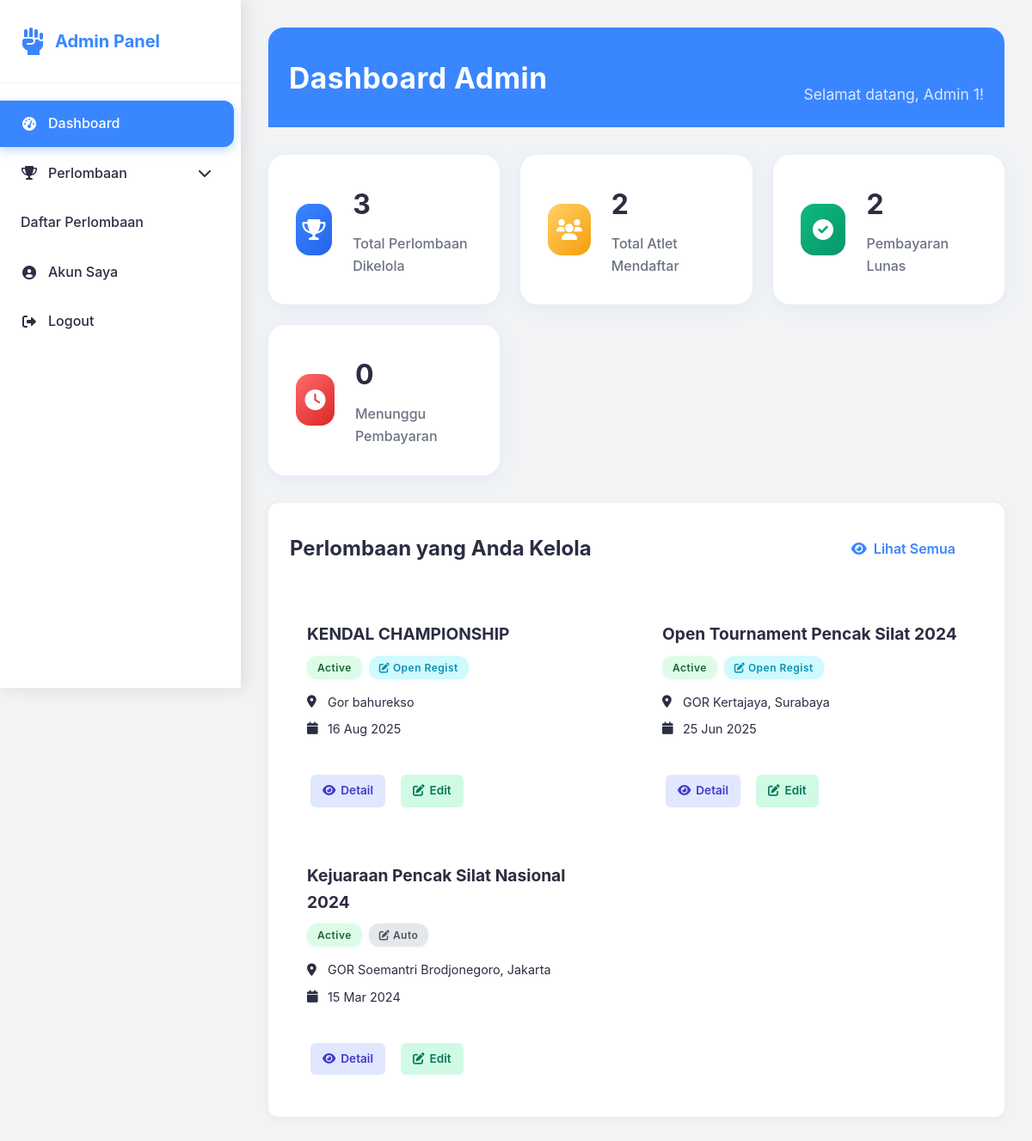
The page /dashboard/admin/index.php (signed in) on the database its author committed.
### tables this page shows
CREATE TABLE `users` (
  `id` int NOT NULL,
  `nama` varchar(100) NOT NULL,
  `email` varchar(100) NOT NULL,
  `password` varchar(255) NOT NULL,
  `whatsapp` varchar(20) DEFAULT NULL,
  `alamat` text,
  `role` enum('admin','user','superadmin') NOT NULL DEFAULT 'user',
  `status` enum('active','inactive') DEFAULT 'active',
  `created_at` timestamp NOT NULL DEFAULT CURRENT_TIMESTAMP,
  `updated_at` timestamp NOT NULL DEFAULT CURRENT_TIMESTAMP ON UPDATE CURRENT_TIMESTAMP
);

CREATE TABLE `competition_admins` (
  `id` int NOT NULL,
  `competition_id` int DEFAULT NULL,
  `admin_id` int DEFAULT NULL,
  `assigned_at` timestamp NOT NULL DEFAULT CURRENT_TIMESTAMP
);

CREATE TABLE `competitions` (
  `id` int NOT NULL,
  `nama_perlombaan` varchar(200) NOT NULL,
  `deskripsi` text,
  `lokasi` varchar(200) DEFAULT NULL,
  `maps_link` text,
  `whatsapp_group` text,
  `kontak_panitia` varchar(100) DEFAULT NULL,
  `status` enum('coming_soon','open_regist','close_regist','active','finished','inactive') DEFAULT 'coming_soon',
  `tanggal_open_regist` date DEFAULT NULL,
  `tanggal_close_regist` date DEFAULT NULL,
  `tanggal_pelaksanaan` date DEFAULT NULL,
  `poster` varchar(255) DEFAULT NULL,
  `created_at` timestamp NOT NULL DEFAULT CURRENT_TIMESTAMP,
  `updated_at` timestamp NOT NULL DEFAULT CURRENT_TIMESTAMP ON UPDATE CURRENT_TIMESTAMP,
  `registration_status` enum('auto','coming_soon','open_regist','close_regist') DEFAULT 'auto'
);

### dashboard/admin/index.php (the view, shortened to what this page needs)
<?php
require_once '../../config/database.php';
$admin_id = $_SESSION['user_id'];
$stmt = $pdo->prepare("SELECT * FROM users WHERE id = ?");
$stmt->execute([$admin_id]);
$admin = $stmt->fetch();
$competitions = [];
try {
    $stmt = $pdo->prepare("
        SELECT c.*, ca.assigned_at
        FROM competitions c
        JOIN competition_admins ca ON c.id = ca.competition_id
        WHERE ca.admin_id = ?
        ORDER BY c.created_at DESC
    ");
    $stmt->execute([$admin_id]);
    $competitions = $stmt->fetchAll();
} catch (PDOException $e) {
    $competitions = [];
}
$competition_ids = array_column($competitions, 'id');
$stats = [
    'total_competitions' => count($competitions),
    'total_registrations' => 0,
    'paid_registrations' => 0,
    'pending_payments' => 0
];
if (!empty($competition_ids)) {
    $placeholders = implode(',', array_fill(0, count($competition_ids), '?'));
    try {
        $stmt = $pdo->prepare("SELECT COUNT(*) FROM registrations WHERE competition_id IN ($placeholders)");
        $stmt->execute($competition_ids);
        $stats['total_registrations'] = $stmt->fetchColumn();
        $stmt = $pdo->prepare("SELECT COUNT(*) FROM registrations WHERE competition_id IN ($placeholders) AND payment_status IN ('paid', 'verified')");
        $stmt->execute($competition_ids);
        $stats['paid_registrations'] = $stmt->fetchColumn();
        $stmt = $pdo->prepare("SELECT COUNT(*) FROM registrations WHERE competition_id IN ($placeholders) AND payment_status = 'unpaid'");
        $stmt->execute($competition_ids);
        $stats['pending_payments'] = $stmt->fetchColumn();
    } catch (PDOException $e) {
    }
}
?>
<!DOCTYPE html>
<html lang="id">
<head>
    <link rel="stylesheet" href="../../assets/css/style.css">
    <link href="https://cdnjs.cloudflare.com/ajax/libs/font-awesome/6.0.0/css/all.min.css" rel="stylesheet">
</head>
<body>
    <div class="sidebar">
        <div class="sidebar-header">
            <div class="sidebar-logo">
                <i class="fas fa-fist-raised"></i>
                <span>Admin Panel</span>
            </div>
        </div>
        <ul class="sidebar-menu">
            <li><a href="index.php" class="active"><i class="fas fa-tachometer-alt"></i> Dashboard</a></li>
            <li>
                <a href="#" onclick="toggleSubmenu(this)">
                    <i class="fas fa-trophy"></i> Perlombaan <i class="fas fa-chevron-down" style="margin-left: auto;"></i>
                </a>
                <ul class="sidebar-submenu">
                    <li><a href="perlombaan.php">Daftar Perlombaan</a></li>
                </ul>
            </li>
            <li><a href="akun-saya.php"><i class="fas fa-user-circle"></i> Akun Saya</a></li>
            <li><a href="../../auth/logout.php"><i class="fas fa-sign-out-alt"></i> Logout</a></li>
        </ul>
    </div>
    <div class="main-content">
        <div class="page-header">
            <h1 class="page-title">Dashboard Admin</h1>
            <p class="page-subtitle">Selamat datang, <?php echo htmlspecialchars($admin['nama']); ?>!</p>
        </div>
        <div class="dashboard-cards">
            <div class="dashboard-card">
                <div class="dashboard-card-icon blue">
                    <i class="fas fa-trophy"></i>
                </div>
                <div class="dashboard-card-content">
                    <h3><?php echo $stats['total_competitions']; ?></h3>
                    <p>Total Perlombaan Dikelola</p>
                </div>
            </div>
            <div class="dashboard-card">
                <div class="dashboard-card-icon yellow">
                    <i class="fas fa-users"></i>
                </div>
                <div class="dashboard-card-content">
                    <h3><?php echo $stats['total_registrations']; ?></h3>
                    <p>Total Atlet Mendaftar</p>
                </div>
            </div>
            <div class="dashboard-card">
                <div class="dashboard-card-icon green">
                    <i class="fas fa-check-circle"></i>
                </div>
                <div class="dashboard-card-content">
                    <h3><?php echo $stats['paid_registrations']; ?></h3>
                    <p>Pembayaran Lunas</p>
                </div>
            </div>
            <div class="dashboard-card">
                <div class="dashboard-card-icon red">
                    <i class="fas fa-clock"></i>
                </div>
                <div class="dashboard-card-content">
                    <h3><?php echo $stats['pending_payments']; ?></h3>
                    <p>Menunggu Pembayaran</p>
                </div>
            </div>
        </div>
        <div class="dashboard-section">
            <div class="section-header">
                <h2>Perlombaan yang Anda Kelola</h2>
                <a href="perlombaan.php" class="btn-primary">
                    <i class="fas fa-eye"></i> Lihat Semua
                </a>
            </div>
            <?php if (empty($competitions)): ?>
                <div class="empty-state">
                    <i class="fas fa-trophy"></i>
                    <h3>Belum Ada Perlombaan</h3>
                    <p>Anda belum ditugaskan untuk mengelola perlombaan apapun.</p>
                    <small>Hubungi superadmin untuk mendapatkan akses ke perlombaan.</small>
                </div>
            <?php else: ?>
                <div class="competition-grid">
                    <?php foreach ($competitions as $comp): ?>
                    <div class="competition-card">
                        <div class="competition-header">
                            <h3><?php echo htmlspecialchars($comp['nama_perlombaan']); ?></h3>
                        </div>
                        <div class="competition-statuses">
                            <span class="status-badge status-<?php echo $comp['status']; ?>">
                                <?php echo ucfirst(str_replace('_', ' ', $comp['status'])); ?>
                            </span>
                            <span class="status-badge status-regist-<?php echo $comp['registration_status']; ?>">
                                <i class="fas fa-edit"></i> <?php echo ucfirst(str_replace('_', ' ', $comp['registration_status'])); ?>
                            </span>
                        </div>
                        <div class="competition-info">
                            <?php if (!empty($comp['lokasi'])): ?>
                                <div class="info-item">
                                    <i class="fas fa-map-marker-alt"></i>
                                    <span><?php echo htmlspecialchars($comp['lokasi']); ?></span>
                                </div>
                            <?php endif; ?>
                            <?php if (!empty($comp['tanggal_pelaksanaan'])): ?>
                                <div class="info-item">
                                    <i class="fas fa-calendar"></i>
                                    <span><?php echo date('d M Y', strtotime($comp['tanggal_pelaksanaan'])); ?></span>
                                </div>
                            <?php endif; ?>
                        </div>
                        <div class="competition-actions">
                            <a href="perlombaan-detail.php?id=<?php echo $comp['id']; ?>" class="btn-action btn-detail">
                                <i class="fas fa-eye"></i> Detail
                            </a>
                            <a href="perlombaan-edit.php?id=<?php echo $comp['id']; ?>" class="btn-action btn-edit">
                                <i class="fas fa-edit"></i> Edit
                            </a>
                        </div>
                    </div>
                    <?php endforeach; ?>
                </div>
            <?php endif; ?>
        </div>
    </div>
</body>
</html>

### assets/css/style.css (style rules this page uses)
:root { --primary: #3A86FF; --lavender: #E0E7FF; --accent-red: #FF6B6B; --accent-yellow: #FFD166; --accent-mint: #B8F2E6; --charcoal: #2B2D42; --cool-gray: #F1F3F5; --white: #fff; }
* { margin: 0; padding: 0; box-sizing: border-box; }
body { font-family: 'Inter', 'Poppins', Arial, sans-serif; background: var(--cool-gray); color: var(--charcoal); line-height: 1.6; }
.btn-primary, .btn-secondary { padding: 1rem 2rem; border: none; border-radius: 12px; font-weight: 600; cursor: pointer; transition: all 0.3s; display: flex; align-items: center; gap: 0.5rem; text-decoration: none; font-size: 1rem; }
.btn-primary { background: var(--white); color: var(--primary); }
.sidebar { position: fixed; left: 0; top: 0; height: 100vh; width: 280px; background: var(--white); box-shadow: 4px 0 20px rgba(0,0,0,0.1); z-index: 1000; transition: transform 0.3s ease; overflow-y: auto; }
.sidebar-header { padding: 2rem 1.5rem; border-bottom: 1px solid var(--cool-gray); }
.sidebar-logo { display: flex; align-items: center; gap: 0.75rem; font-size: 1.25rem; font-weight: 700; color: var(--primary); }
.sidebar-logo i { font-size: 2rem; }
.sidebar-menu { list-style: none; padding: 1rem 0; }
.sidebar-menu li { margin: 0.25rem 0; }
.sidebar-menu a { display: flex; align-items: center; gap: 0.75rem; padding: 0.875rem 1.5rem; color: var(--charcoal); text-decoration: none; font-weight: 500; transition: all 0.3s; border-radius: 0 12px 12px 0; margin: 0 0.5rem 0 0; }
.sidebar-menu a.active { background: var(--primary); color: var(--white); box-shadow: 0 4px 12px rgba(58,134,255,0.3); }
.sidebar-menu a i { width: 20px; text-align: center; }
.main-content { margin-left: 280px; padding: 2rem; min-height: 100vh; background: var(--cool-gray); }
.dashboard-cards { display: grid; grid-template-columns: repeat(auto-fit, minmax(250px, 1fr)); gap: 1.5rem; margin-bottom: 2rem; }
.dashboard-card { background: var(--white); border-radius: 20px; padding: 2rem; box-shadow: 0 4px 20px rgba(58,134,255,0.08); transition: all 0.3s; display: flex; align-items: center; gap: 1.5rem; }
.dashboard-card-icon { width: 60px; height: 60px; border-radius: 16px; display: flex; align-items: center; justify-content: center; font-size: 1.5rem; color: var(--white); }
.dashboard-card-icon.blue { background: linear-gradient(135deg, var(--primary), #2563eb); }
.dashboard-card-icon.green { background: linear-gradient(135deg, #10b981, #059669); }
.dashboard-card-icon.yellow { background: linear-gradient(135deg, var(--accent-yellow), #f59e0b); }
.dashboard-card-icon.red { background: linear-gradient(135deg, var(--accent-red), #dc2626); }
.dashboard-card-content h3 { font-size: 2rem; font-weight: 700; color: var(--charcoal); margin: 0 0 0.5rem 0; }
.dashboard-card-content p { color: #6b7280; font-weight: 500; margin: 0; }
.btn-action { border: none; padding: 0.5rem 1rem; border-radius: 8px; font-size: 0.875rem; font-weight: 600; cursor: pointer; transition: all 0.3s; display: inline-flex; align-items: center; gap: 0.5rem; margin: 0.25rem; }
.btn-edit { background: var(--lavender); color: var(--primary); }
.btn-detail { background: #f0f9ff; color: #0369a1; }
.status-badge { padding: 0.375rem 0.75rem; border-radius: 20px; font-size: 0.875rem; font-weight: 600; text-transform: uppercase; letter-spacing: 0.5px; }
.status-active { background: #dcfce7; color: #166534; }
.page-header { display: flex; justify-content: space-between; align-items: flex-end; margin-bottom: 32px; background: var(--primary); color: var(--white); border-radius: 18px 18px 0 0; padding: 32px 24px 24px 24px; }
.page-title { font-size: 2.1rem; font-weight: 700; margin: 0 0 6px 0; color: var(--white); letter-spacing: 0.5px; }
.page-subtitle { font-size: 1.1rem; color: var(--lavender); margin: 0; }
.status-badge { display: inline-block; padding: 5px 16px; border-radius: 999px; font-size: 0.98rem; font-weight: 600; background: var(--primary); color: var(--white); letter-spacing: 0.5px; box-shadow: 0 1px 4px rgba(58,134,255,0.08); }

### rows shown on the page
users: nama "Admin 1"
competition_admins: competition.nama_perlombaan "KENDAL CHAMPIONSHIP", competition.status "Active", competition.registration_status "Open Regist", competition.lokasi "Gor bahurekso", competition.tanggal_pelaksanaan "16 Aug 2025"
competition_admins: competition.nama_perlombaan "Open Tournament Pencak Silat 2024", competition.status "Active", competition.registration_status "Open Regist", competition.lokasi "GOR Kertajaya, Surabaya", competition.tanggal_pelaksanaan "25 Jun 2025"
competition_admins: competition.nama_perlombaan "Kejuaraan Pencak Silat Nasional 2024", competition.status "Active", competition.registration_status "Auto", competition.lokasi "GOR Soemantri Brodjonegoro, Jakarta", competition.tanggal_pelaksanaan "15 Mar 2024"

### other values the page prints
$stats['total_competitions'] "3"
$stats['total_registrations'] "2"
$stats['paid_registrations'] "2"
$stats['pending_payments'] "0"
